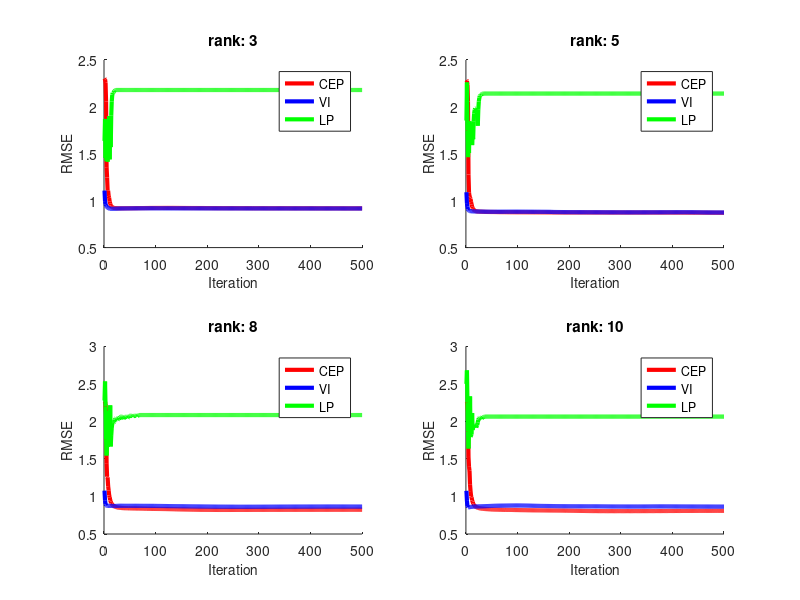

The MATLAB source for this figure:
clear;
close all;

% load data

load('cep-continuous-500.mat');
load('vi-continuous-500.mat');
load('lp-continuous-performance.mat');

rank_list = [3 5 8 10];

num_rank = 4;
num_fold = 5;
k = 1;
for r = 1 : num_rank
    cep_rmse = zeros(500 , 1);
    vi_rmse = zeros(500, 1);
    lp_rmse = zeros(500, 1);
    % average
    for nfold = 1 : num_fold
%         subplot(4, 5, k);
%         k = k + 1;
%         hold on;
        iter = cep.iter(r,nfold);
%         time = cep.time_stat{r, nfold}(1:iter);
        rmse = cep.rmse_stat{r, nfold}(1:iter);
        cep_rmse = cep_rmse + rmse;
%         plot(time, auc, 'r', 'LineWidth',3);
%         plot(1:iter, rmse, 'r', 'LineWidth', 3);
        
        iter = vi.iter(r,nfold);
%         time = vi.time_stat{r, nfold}(1:iter);
        rmse = vi.rmse_stat{r, nfold}(1:iter);
%         plot(time, auc, 'b', 'LineWidth',3);
%         plot(1:iter, rmse, 'b', 'LineWidth', 3);
        vi_rmse = vi_rmse + rmse;
        
        iter = lp.iter(r,nfold);
        rmse = lp.rmse_stat{r, nfold}(1:iter);
        extended = zeros(500,1);
        extended(1:iter) = rmse;
        extended(iter+1:end) = rmse(end);
        lp_rmse = lp_rmse + extended;
        
%         title(sprintf('rank: %d, nfold: %d', rank_list(r), nfold));
%     
%         set(gca, 'FontSize', 10);
%         ylim([0.75, 1]);
% %         xlim([0,1]);
%         legend('CEP', 'VI'); 
%         xlabel('Iteration', 'FontSize', 10);
%         ylabel('RMSE', 'FontSize', 10);
%         hold off;
    end
    cep_rmse = cep_rmse / num_fold;
    vi_rmse = vi_rmse / num_fold;
    lp_rmse = lp_rmse /num_fold;
    subplot(2,2,r);
    hold on;
    plot(1:500, cep_rmse, 'r', 'LineWidth',3);
    plot(1:500, vi_rmse, 'b', 'LineWidth',3);
    plot(1:500, lp_rmse, 'g', 'LineWidth',3);

    title(sprintf('rank: %d', rank_list(r)));

    set(gca, 'FontSize', 10);
%     ylim([0.75, 1]);
    %         xlim([0,1]);
    legend('CEP', 'VI', 'LP'); 
    xlabel('Iteration', 'FontSize', 10);
    ylabel('RMSE', 'FontSize', 10);
    hold off;
end